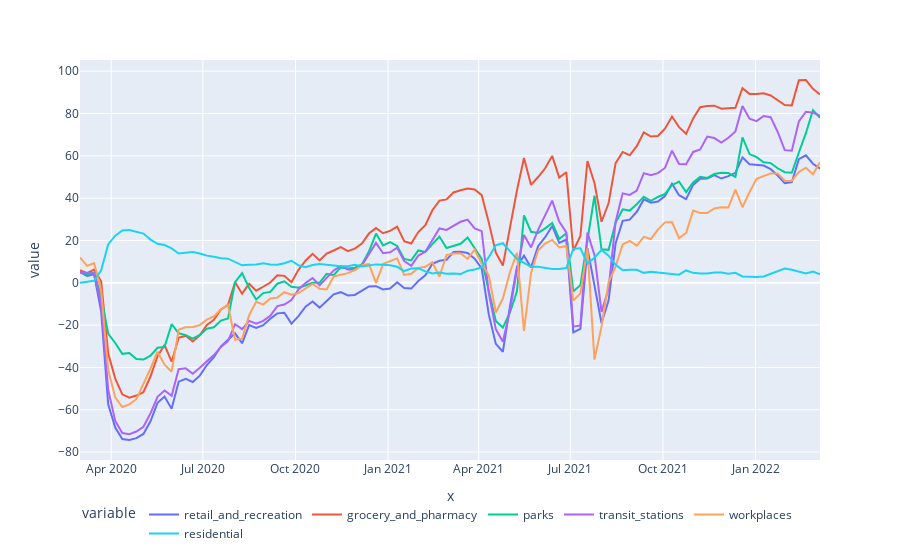

The notebook cell saved with this chart:
### Code cell
# fig = px.line(mobility_two_year, x=mobility_two_year.index, y=mobility_two_year.columns)
fig = px.line(mobility_two_year.resample('W').mean(), x=mobility_two_year.resample('W').mean().index, y=mobility_two_year.columns)
fig.update_layout(legend_orientation='h')
fig.show()
